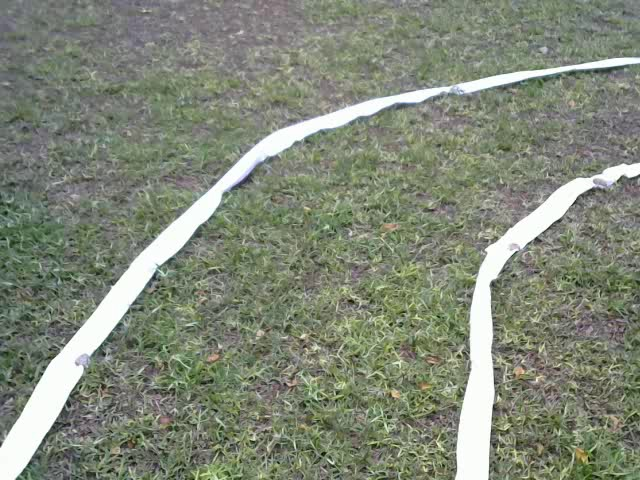
#> input picture frame0.jpg, 640 x 480 px, given in place of 4.avi, which was not available
$ python lane_final.py   (older library calls are emulated)
#> lines starting #> are read from the running program, lines starting #| are printed output that depends on the picture; after the words box and inside, x2 and y2 are one past the last pixel; in counts of white or black regions, pixels touching at a corner belong together; pictures that were not available may be replaced by others from this repository, and a replacement may not be noted
#> further down, frame is the input picture: shape (480, 640, 3); mean B, G, R 119.5, 135.6, 128.8
import matplotlib.pyplot as plt
import cv2
import numpy as np
import sys
import os
from PIL import Image
from moviepy.editor import VideoFileClip

def road_lines(original_image):
	height,width,col =original_image.shape
#> height = 480; width = 640; col = 3
	src = np.array([[0,0],[width,0],[width,height],[0,height]],dtype='float32')
#> src = [[0, 0], [640, 0], [640, 480], [0, 480]]
	dest = np.array([[0,0],[width,0],[height,479],[210,height]],dtype='float32')
	h, status = cv2.findHomography(src, dest)
#> status = [1, 1, 1, 1]
	imgd = np.zeros((height,width,col),dtype='uint8')
	top_view = cv2.warpPerspective(original_image, h, (width,height))
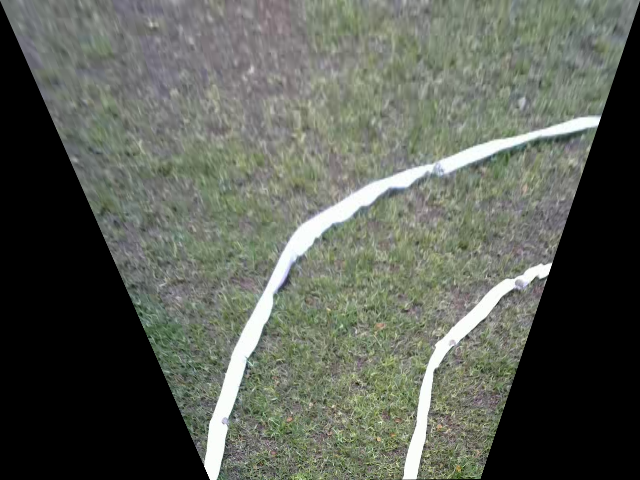
#> top_view: shape (480, 640, 3); mean B, G, R 86.6, 95.8, 91.5
	red_chan=top_view[:,:,0]
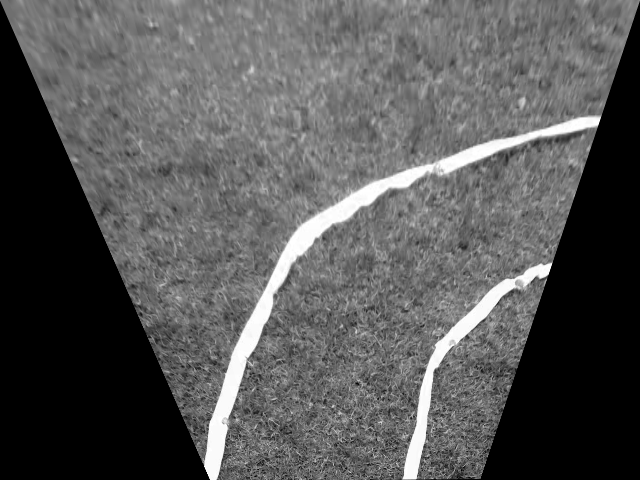
#> red_chan: shape (480, 640); min 0, max 255, mean 86.6
	th, binary_warped = cv2.threshold(red_chan, 240, 255, cv2.THRESH_BINARY)
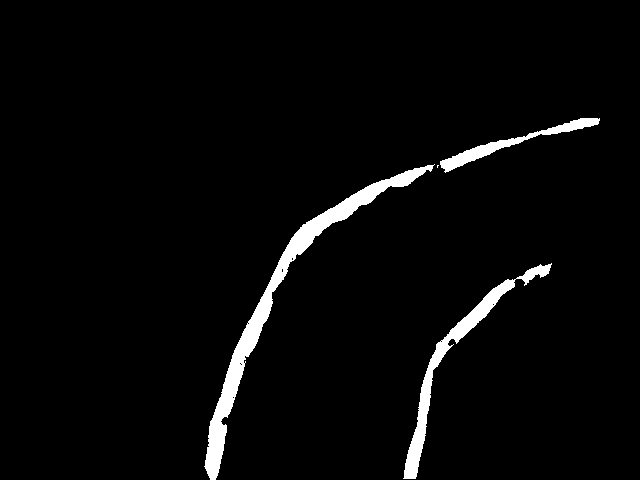
#> binary_warped: shape (480, 640); 3.3% white; 4 white regions (1 under 20 px), largest, box (x1, y1, x2, y2) and area: (204, 164, 435, 480) 5696, (403, 263, 552, 479) 2950, (440, 118, 600, 173) 1416
	image = cv2.medianBlur(binary_warped,11 )
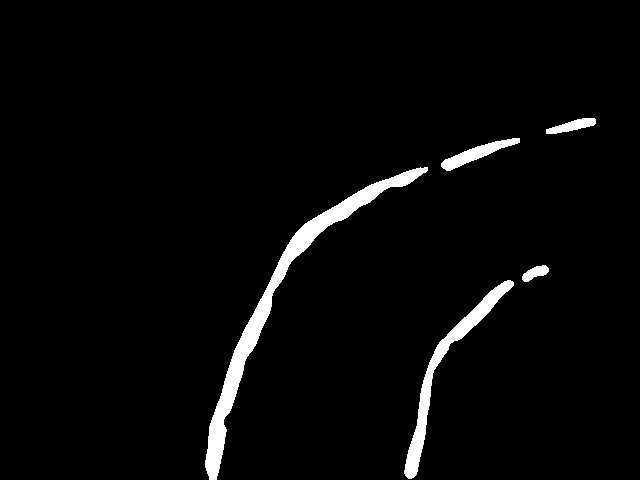
#> image: shape (480, 640); 3.2% white; 5 white regions, box (x1, y1, x2, y2) and area: (205, 167, 428, 480) 5660, (404, 280, 514, 479) 2601, (441, 138, 520, 171) 829, (546, 118, 596, 134) 416, (522, 265, 549, 282) 257
	histogram = np.sum(image[np.int(binary_warped.shape[0]/2):,:], axis=0)
#> histogram = 640 values, max 18870 at index 216, min 0 at index 0, mean 2609
	out_img = np.dstack((binary_warped, binary_warped, binary_warped))*255
	midpoint = np.int(histogram.shape[0]/2)
	leftx_base = np.argmax(histogram[:midpoint])
#> leftx_base = 216
	rightx_base = np.argmax(histogram[midpoint:]) + midpoint
#> rightx_base = 421
	nwindows = 9
	window_height = np.int(binary_warped.shape[0]/nwindows)
	nonzero = binary_warped.nonzero()
#> nonzero = 10066 positions, rows 118 to 479, columns 204 to 599
	nonzeroy = np.array(nonzero[0])
#> nonzeroy = 10066 values from 118 to 479
	nonzerox = np.array(nonzero[1])
#> nonzerox = 10066 values, max 599 at index 18, min 204 at index 9739, mean 366.2
	leftx_current = leftx_base
#> leftx_current = 216
	rightx_current = rightx_base
#> rightx_current = 421
	margin = 100
	minpix = 50
	left_lane_inds = []
	right_lane_inds = []
	for window in range(nwindows):
		win_y_low = binary_warped.shape[0] - (window+1)*window_height
		win_y_high = binary_warped.shape[0] - window*window_height
		win_xleft_low = leftx_current - margin
		win_xleft_high = leftx_current + margin
		win_xright_low = rightx_current - margin
		win_xright_high = rightx_current + margin
		cv2.rectangle(out_img,(win_xleft_low,win_y_low),(win_xleft_high,win_y_high),(0,255,0), 2)
		cv2.rectangle(out_img,(win_xright_low,win_y_low),(win_xright_high,win_y_high),(0,255,0), 2)
		good_left_inds = ((nonzeroy >= win_y_low) & (nonzeroy < win_y_high) & (nonzerox >= win_xleft_low) & (nonzerox < win_xleft_high)).nonzero()[0]
		good_right_inds = ((nonzeroy >= win_y_low) & (nonzeroy < win_y_high) & (nonzerox >= win_xright_low) & (nonzerox < win_xright_high)).nonzero()[0]
		left_lane_inds.append(good_left_inds)
		right_lane_inds.append(good_right_inds)
		if len(good_left_inds) > minpix:
			leftx_current = np.int(np.mean(nonzerox[good_left_inds]))
		if len(good_right_inds) > minpix:
			rightx_current = np.int(np.mean(nonzerox[good_right_inds]))
#> this loop made 9 passes
#> (win_xleft_low, win_xleft_high, win_xright_low, win_xright_high, leftx_current, rightx_current) on passes 1, 2, 3, 4, 6, 7: (116, 316, 321, 521, 214, 414), (114, 314, 314, 514, 225, 424), (125, 325, 324, 524, 244, 449), (144, 344, 349, 549, 268, 500), (206, 406, 400, 600, 365, 425), (265, 465, 325, 525, 455, 483)
#> (win_xleft_low, win_xleft_high, win_xright_low, win_xright_high, leftx_current) on pass 5: (168, 368, 400, 600, 306)
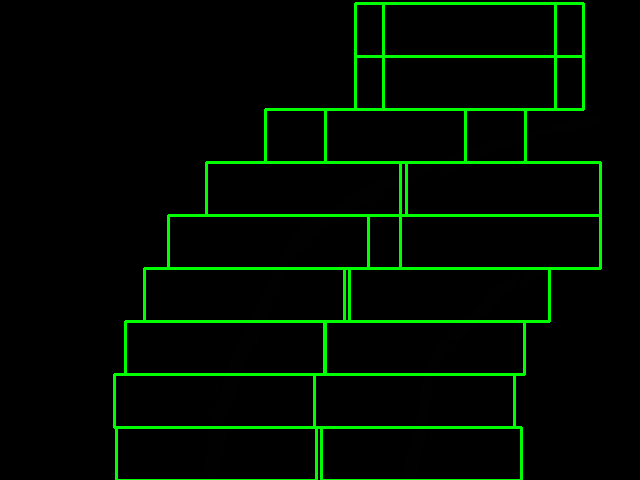
#> out_img: shape (480, 640, 3); mean of channels 0, 1, 2 0, 12.9, 0; drawn as B, G, R
#> after the loop, left_lane_inds = 9 items; right_lane_inds = 9 items
	left_lane_inds = np.concatenate(left_lane_inds)
#> left_lane_inds = 5580 values, max 10065 at index 800, min 905 at index 5444, mean 5269.5
	right_lane_inds = np.concatenate(right_lane_inds)
#> right_lane_inds = 4161 values, max 10059 at index 673, min 516 at index 3454, mean 5141.5
	leftx = nonzerox[left_lane_inds]
#> leftx = 5580 values, max 464 at index 5444, min 204 at index 646, mean 282.1
	lefty = nonzeroy[left_lane_inds]
#> lefty = 5580 values, max 479 at index 795, min 151 at index 5444, mean 305.8
	rightx = nonzerox[right_lane_inds]
#> rightx = 4161 values, max 551 at index 2901, min 400 at index 3272, mean 456.5
	righty = nonzeroy[right_lane_inds]
#> righty = 4161 values, max 478 at index 661, min 136 at index 3454, mean 301.9
	if (len(leftx)==0 and len(lefty)==0):
		leftx=[0]*229
		lefty=list(range(229))
	if (len(rightx)==0 and len(righty)==0):
		rightx=[639]*229
		righty=list(range(229))
	left_fit = np.polyfit(lefty, leftx, 2)
#> left_fit = [0.00272, -2.32, 715.5]
	right_fit = np.polyfit(righty, rightx, 2)
#> right_fit = [-0.00176, 0.868, 375]
	ploty = np.linspace(0, binary_warped.shape[0]-1, binary_warped.shape[0] )
	left_fitx = left_fit[0]*ploty**2 + left_fit[1]*ploty + left_fit[2]
#> left_fitx = 480 values, max 715.5 at index 0, min 218.2 at index 428, mean 366.8
	right_fitx = right_fit[0]*ploty**2 + right_fit[1]*ploty + right_fit[2]
#> right_fitx = 480 values, max 481.9 at index 247, min 375 at index 0, mean 448
	left=np.column_stack((np.array(left_fitx),ploty))
#> left = 480 pairs, first value 218.2 to 715.5, second value 0 to 479
	left = left.reshape((-1,1,2))
#> left = 480 rows, first 8: [715.5, 0], [713.1, 1], [710.8, 2], [708.5, 3], [706.2, 4], [703.9, 5], [701.6, 6], [699.3, 7]
	right=np.column_stack((np.array(right_fitx),ploty))
#> right = 480 pairs, first value 375 to 481.9, second value 0 to 479
	right = right.reshape((-1,1,2))
#> right = 480 rows, first 8: [375, 0], [375.8, 1], [376.7, 2], [377.5, 3], [378.4, 4], [379.3, 5], [380.1, 6], [380.9, 7]
	pts=np.concatenate((left,right),axis=0)
#> pts = 960 rows, first 8: [715.5, 0], [713.1, 1], [710.8, 2], [708.5, 3], [706.2, 4], [703.9, 5], [701.6, 6], [699.3, 7]
	dvx=[]
	dvy=[]
	mid=(right+left)/2
#> mid = 480 rows, first 8: [545.2, 0], [544.5, 1], [543.8, 2], [543, 3], [542.3, 4], [541.6, 5], [540.9, 6], [540.1, 7]
	midx=mid[:,:,0]
#> midx = 480 values, max 545.2 at index 0, min 306 at index 479, mean 407.4
	midy=mid[:,:,1]
#> midy = 480 values from 0 to 479
	for i in range(len(midy)-1,1,-1):
		dvx.append(midx[i-1]-midx[i])
		dvy.append(midy[i]-midy[i-1])
#> this loop made 478 passes
#> i on passes 1 to 3: 479, 478, 477
#> after the loop, dvx = 478 items, first 6: [0.271], [0.272], [0.273], [0.274], [0.275], [0.276]; dvy = 478 items, first 6: [1], [1], [1], [1], [1], [1]
	return(np.mean(np.array(dvx)),np.mean(np.array(dvy)))

cap = cv2.VideoCapture('4.avi')
while(True):
	ret,frame=cap.read()
	cv2.imshow("frame",frame)
	x,y=road_lines(frame)
#> x = 0.499; y = 1
	if(cv2.waitKey(1)&0xFF==ord('q')):
#> (key q is pressed here)
		break
	print("x=",x)
	print("y=",y)
cap.release()
cv2.destroyAllWindows()
